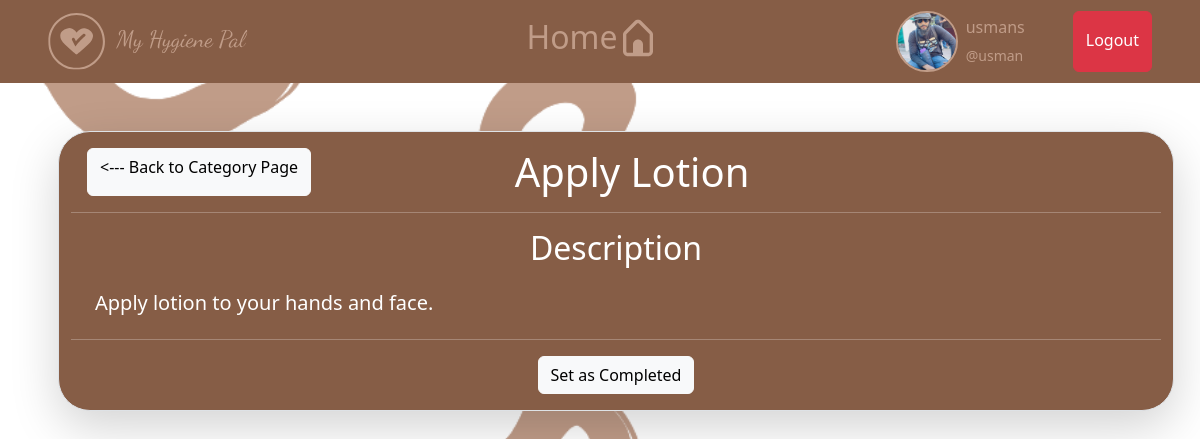
The app's page /routine/9/ (signed in) with its own data.
### PersonalHygieneTracker/models.py (models this page shows, shortened)
class User(AbstractUser):
    name = models.CharField(max_length=200, null=True)
    email = models.EmailField(unique=True, null=True)
    bio = models.TextField(null=True, default="I am using the Personal Hygiene Tracker.")
    streak = models.BooleanField(null=True)
    avatar = models.ImageField(null=True, default="avatar.svg")
    badges = models.IntegerField(null=True, default=0)
    USERNAME_FIELD = 'email'
    REQUIRED_FIELDS = []

class Routine(models.Model):
    user = models.ForeignKey(User, on_delete=models.SET_NULL, null=True, blank=True)
    category = models.ForeignKey(Category, on_delete=models.CASCADE)
    task = models.CharField(max_length=500, null=True)
    description = models.TextField(null=True, blank=True)
    updated = models.DateTimeField(auto_now=True)
    created = models.DateTimeField(auto_now_add=True)
    time = models.TimeField(default=time(hour=23, minute=59))
    completed = models.BooleanField(default=False)

### PersonalHygieneTracker/views.py (the view)
# urls.py: path('routine/<str:pk>/', views.routine, name='routine'),
@login_required(login_url="login")
def routine(request, pk):
    routine = models.Routine.objects.get(id=int(pk))
    if request.method == "POST":
        routine.completed = not routine.completed
        routine.save()
    context = {'routine':routine}
    return render(request, 'PersonalHygieneTracker/routine.html', context)

### PersonalHygieneTracker/templates/PersonalHygieneTracker/routine.html (shortened to what this page needs)
{% extends 'base.html' %}
{% block content %}
    <div>
        <div class="container shadow-lg m-3 border bg-secondary my-5 rounded-5">
            {% if routine.user %}
                <h1 class="m-3 d-flex justify-content-between">
                    <div>
                        <a class="btn btn-light" href="{% url 'category' routine.category.id %}"><--- Back to Category Page</a>
                    </div>
                    <div>
                        {{routine.task}}({% if routine.completed %}Completed{% else %}Incomplete{% endif %})
                    </div>
                    <a href="{% url 'delete-routine' routine.id %}" class="px-4">
                        <svg class="text-dark mx-5" width="50" height="50" viewBox="0 0 24 24" fill="none" xmlns="http://www.w3.org/2000/svg">
                            <path
                                fill-rule="evenodd"
                                clip-rule="evenodd"
                                d="M17 5V4C17 2.89543 16.1046 2 15 2H9C7.89543 2 7 2.89543 7 4V5H4C3.44772 5 3 5.44772 3 6C3 6.55228 3.44772 7 4 7H5V18C5 19.6569 6.34315 21 8 21H16C17.6569 21 19 19.6569 19 18V7H20C20.5523 7 21 6.55228 21 6C21 5.44772 20.5523 5 20 5H17ZM15 4H9V5H15V4ZM17 7H7V18C7 18.5523 7.44772 19 8 19H16C16.5523 19 17 18.5523 17 18V7Z"
                                fill="currentColor"
                            />
                            <path d="M9 9H11V17H9V9Z" fill="currentColor" />
                            <path d="M13 9H15V17H13V9Z" fill="currentColor" />
                        </svg>
                    </a>
                </h1>
            {% else %}
                <h1 class="m-3 d-flex justify-content-between">
                    <a class="btn btn-light" href="{% url 'category' routine.category.id %}"><--- Back to Category Page</a>
                    {{routine.task}}
                    <a class="mx-5 px-5"></a>
                </h1>
            {% endif %}
            <hr>
            <h2 class="m-3 text-center">
                Description
            </h2>
            <h5 class="m-4">{{routine.description}}</h5>
            <hr>
            <div class="d-flex justify-content-center mb-3">
                <form method="POST">
                    {% if routine.completed %}
                        <input value="Set as Incomplete" class="btn btn-light" type="submit">
                    {% else %}
                        <input value="Set as Completed" class="btn btn-light" type="submit">
                    {% endif %}
                </form>
            </div>
        </div>
    </div>
{% endblock %}

### templates/base.html (shortened to what this page needs)
<!DOCTYPE html>
{% load static %}
<html lang="en">
<head>
    <link href="https://cdn.jsdelivr.net/npm/bootstrap@5.3.0/dist/css/bootstrap.min.css" rel="stylesheet">
    <link rel="stylesheet" type="text/css" href="{% static 'css/style.css' %}"/>
</head>
<body>
    {% if not main %}
    <nav class="navbar navbar-expand-lg navbar-light bg-secondary d-flex justify-content-between">
        <a class="navbar-brand mx-5" href="{% url 'index' %}"></a>
        <div class="d-flex">
            <a class="nav-item nav-link link-danger mx-3 d-flex" href="{% url 'home' %}">
                <h2>Home</h2>
            </a>
        </div>
        <div class="d-flex">
            <a class="d-flex link-danger" href="{% url 'profile' request.user.id %}">
                <div class="profile-pic profile-pic-medium mx-2">
                    <img src="{{request.user.avatar.url}}" />
                </div>
                <div>
                    <p class="my-1">{{request.user.name}} </p><small>@{{request.user.username}}</small>
                </div>
            </a>
            <a href="{% url 'logout' %}" class="mx-5 btn btn-danger py-3">Logout</a>
        </div>
    </nav>
    {% endif %}
    <div class="container mt-3">
        {% block content %}
        {% endblock %}
    </div>
</body>
</html>

### static/css/style.css (style rules this page uses)
body { background-image: url('../images/MHP_mainpage.png'); background-size: cover; background-repeat: no-repeat; background-attachment: fixed; background-color: #0b0c10; }
.bg-secondary { background-color: var(--darkerbrown)!important; color: white }
.link-danger { color: var(--brown)!important; text-decoration: none; }
:root { --brown: #c09c88; --darkerbrown: #865d46; --darkererbrown: #32231a; }
.profile-pic { position: relative; display: inline-block; border-radius: 50%; border: 2px solid var(--brown); }
.profile-pic img { display: block; border-radius: 50%; object-fit: cover; object-position: center; }
.profile-pic.profile-pic-medium img { width: 3.6rem; height: 3.6rem; border-radius: 50%; }

### records on screen
User: user.avatar (picture), user.name "usmans", user.username "usman"
Routine: task "Apply Lotion", description "Apply lotion to your hands and face."
